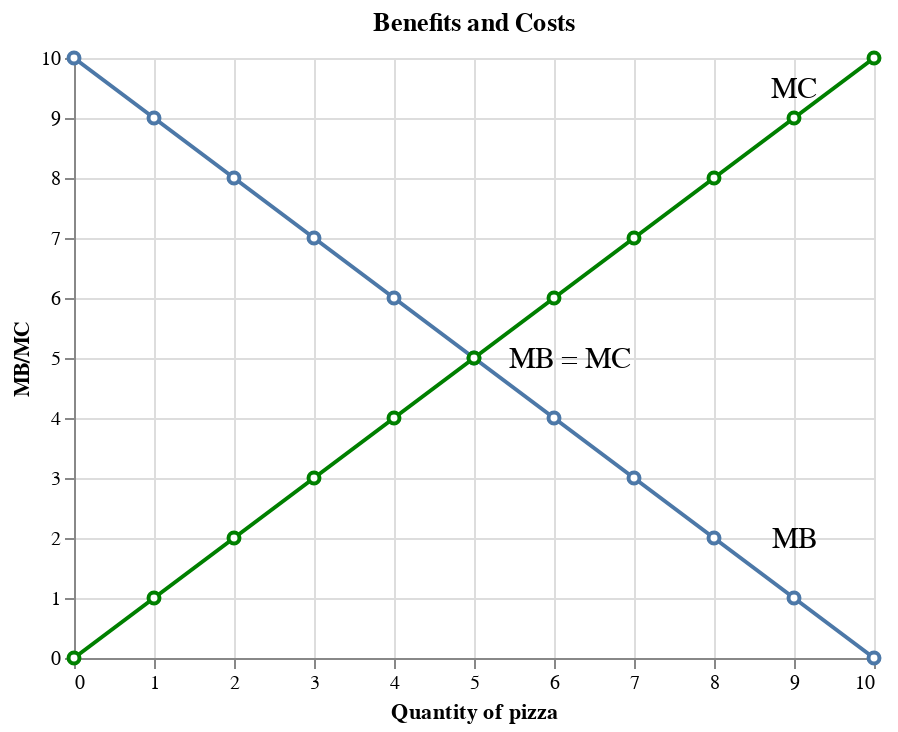

Notebook code for this chart:
### Code cell
df_mu = pd.DataFrame(data={'MB': list(range(10,-1,-1)), 'pizza': list(range(0,11))})
df_mc = pd.DataFrame(data={'MB': list(range(0,11)), 'pizza': list(range(0,11))})
fig_mu = alt.Chart(df_mu).mark_line(point=alt.OverlayMarkDef(filled=False, fill='white')).encode(
    alt.X('pizza', title='Quantity of pizza'),
    alt.Y('MB', title='MB/MC')
).properties(title='Benefits and Costs')

fig_mc = alt.Chart(df_mc).mark_line(point=alt.OverlayMarkDef(filled=False, fill='white', color='green'), color='green').encode(
    alt.X('pizza', title='Quantity of pizza'),
    alt.Y('MB', title='MB/MC')
)

text6 = alt.Chart({'values':[{'x': 9, 'y': 2}]}).mark_text(
    text='MB',
    fontSize=15
).encode(x='x:Q', y='y:Q')

text7 = alt.Chart({'values':[{'x': 9, 'y': 9.5}]}).mark_text(
    text='MC',
    fontSize=15
).encode(x='x:Q', y='y:Q')

text8 = alt.Chart({'values':[{'x': 6.2, 'y': 5}]}).mark_text(
    text='MB = MC',
    fontSize=15
).encode(x='x:Q', y='y:Q')

df_mu_s = pd.DataFrame(data={'MB': [0, 3, 7], 'pizza': [7, 7, 7]})
fig_mu_s = alt.Chart(df_mu_s).mark_line(color='black', strokeDash=[4, 2]).encode(
    alt.X('pizza', title='Quantity of pizza'),
    alt.Y('MB', title='MB/MC')
)

df_mu_st = pd.DataFrame(data={'MB': [0, 3, 7], 'pizza': [3, 3, 3]})
fig_mu_st = alt.Chart(df_mu_st).mark_line(color='black', strokeDash=[4, 2]).encode(
    alt.X('pizza', title='Quantity of pizza'),
    alt.Y('MB', title='MB/MC')
)

text9 = alt.Chart({'values':[{'x': 1.5, 'y': 5}]}).mark_text(
    text='Not enough',
    fontSize=15
).encode(x='x:Q', y='y:Q')

text10 = alt.Chart({'values':[{'x': 8, 'y': 5}]}).mark_text(
    text='Too much',
    fontSize=15
).encode(x='x:Q', y='y:Q')

fig_mu_1 = fig_mu + fig_mc + text6 + text7 + text8
fig_mu_1

### Figure 1 — Vega-Lite specification as saved in the notebook (floating-point values rounded to 4 significant figures)
{"config": {"view": {"continuousWidth": 400, "continuousHeight": 300}}, "layer": [{"data": {"name": "data-3f5abcc8d5343cbde644ba2a16cc1dac"}, "mark": {"type": "line", "point": {"fill": "white", "filled": false}}, "encoding": {"x": {"type": "quantitative", "field": "pizza", "title": "Quantity of pizza"}, "y": {"type": "quantitative", "field": "MB", "title": "MB/MC"}}, "title": "Benefits and Costs"}, {"data": {"name": "data-d6574ffcadf5570af0ec4d7d24ee6728"}, "mark": {"type": "line", "color": "green", "point": {"color": "green", "fill": "white", "filled": false}}, "encoding": {"x": {"type": "quantitative", "field": "pizza", "title": "Quantity of pizza"}, "y": {"type": "quantitative", "field": "MB", "title": "MB/MC"}}}, {"data": {"name": "data-e66117fc37f4b489d5fd1ecdac4bb029"}, "mark": {"type": "text", "fontSize": 15, "text": "MB"}, "encoding": {"x": {"type": "quantitative", "field": "x"}, "y": {"type": "quantitative", "field": "y"}}}, {"data": {"name": "data-78eb422e47dc010e08ec7870329a9a72"}, "mark": {"type": "text", "fontSize": 15, "text": "MC"}, "encoding": {"x": {"type": "quantitative", "field": "x"}, "y": {"type": "quantitative", "field": "y"}}}, {"data": {"name": "data-aa738e91b16cbc4cc830c091fab8f392"}, "mark": {"type": "text", "fontSize": 15, "text": "MB = MC"}, "encoding": {"x": {"type": "quantitative", "field": "x"}, "y": {"type": "quantitative", "field": "y"}}}], "$schema": "https://vega.github.io/schema/vega-lite/v4.8.1.json", "datasets": {"data-3f5abcc8d5343cbde644ba2a16cc1dac": [{"MB": 10, "pizza": 0}, {"MB": 9, "pizza": 1}, {"MB": 8, "pizza": 2}, {"MB": 7, "pizza": 3}, {"MB": 6, "pizza": 4}, {"MB": 5, "pizza": 5}, {"MB": 4, "pizza": 6}, {"MB": 3, "pizza": 7}, {"MB": 2, "pizza": 8}, {"MB": 1, "pizza": 9}, {"MB": 0, "pizza": 10}], "data-d6574ffcadf5570af0ec4d7d24ee6728": [{"MB": 0, "pizza": 0}, {"MB": 1, "pizza": 1}, {"MB": 2, "pizza": 2}, {"MB": 3, "pizza": 3}, {"MB": 4, "pizza": 4}, {"MB": 5, "pizza": 5}, {"MB": 6, "pizza": 6}, {"MB": 7, "pizza": 7}, {"MB": 8, "pizza": 8}, {"MB": 9, "pizza": 9}, {"MB": 10, "pizza": 10}], "data-e66117fc37f4b489d5fd1ecdac4bb029": [{"x": 9, "y": 2}], "data-78eb422e47dc010e08ec7870329a9a72": [{"x": 9, "y": 9.5}], "data-aa738e91b16cbc4cc830c091fab8f392": [{"x": 6.2, "y": 5}]}}
